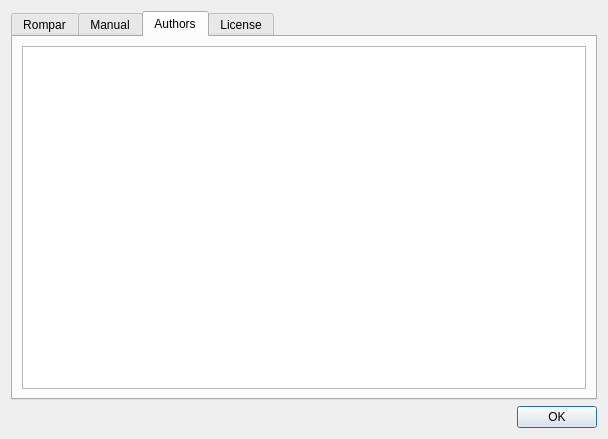
<?xml version="1.0" encoding="UTF-8"?>
<ui version="4.0">
 <class>AboutDialog</class>
 <widget class="QDialog" name="AboutDialog">
  <property name="geometry">
   <rect>
    <x>0</x>
    <y>0</y>
    <width>608</width>
    <height>439</height>
   </rect>
  </property>
  <property name="windowTitle">
   <string>About Rompar</string>
  </property>
  <layout class="QGridLayout" name="gridLayout">
   <item row="0" column="0">
    <widget class="QTabWidget" name="tabWidget">
     <property name="tabPosition">
      <enum>QTabWidget::North</enum>
     </property>
     <property name="tabShape">
      <enum>QTabWidget::Rounded</enum>
     </property>
     <property name="currentIndex">
      <number>2</number>
     </property>
     <widget class="QWidget" name="tabRompar">
      <attribute name="title">
       <string>Rompar</string>
      </attribute>
      <layout class="QVBoxLayout" name="verticalLayout">
       <item>
        <widget class="QTextEdit" name="textEditAbout">
         <property name="undoRedoEnabled">
          <bool>false</bool>
         </property>
         <property name="readOnly">
          <bool>true</bool>
         </property>
         <property name="html">
          <string>&lt;!DOCTYPE HTML PUBLIC &quot;-//W3C//DTD HTML 4.0//EN&quot; &quot;http://www.w3.org/TR/REC-html40/strict.dtd&quot;&gt;
&lt;html&gt;&lt;head&gt;&lt;meta name=&quot;qrichtext&quot; content=&quot;1&quot; /&gt;&lt;style type=&quot;text/css&quot;&gt;
p, li { white-space: pre-wrap; }
&lt;/style&gt;&lt;/head&gt;&lt;body style=&quot; font-family:'Cantarell'; font-size:11pt; font-weight:400; font-style:normal;&quot;&gt;
&lt;p style=&quot; margin-top:0px; margin-bottom:0px; margin-left:0px; margin-right:0px; -qt-block-indent:0; text-indent:0px;&quot;&gt;Content not loaded&lt;/p&gt;&lt;/body&gt;&lt;/html&gt;</string>
         </property>
        </widget>
       </item>
      </layout>
     </widget>
     <widget class="QWidget" name="tabManual">
      <attribute name="title">
       <string>Manual</string>
      </attribute>
      <layout class="QVBoxLayout" name="verticalLayout_2">
       <item>
        <widget class="QTextEdit" name="textEditManual">
         <property name="undoRedoEnabled">
          <bool>false</bool>
         </property>
         <property name="readOnly">
          <bool>true</bool>
         </property>
         <property name="html">
          <string>&lt;!DOCTYPE HTML PUBLIC &quot;-//W3C//DTD HTML 4.0//EN&quot; &quot;http://www.w3.org/TR/REC-html40/strict.dtd&quot;&gt;
&lt;html&gt;&lt;head&gt;&lt;meta name=&quot;qrichtext&quot; content=&quot;1&quot; /&gt;&lt;style type=&quot;text/css&quot;&gt;
p, li { white-space: pre-wrap; }
&lt;/style&gt;&lt;/head&gt;&lt;body style=&quot; font-family:'Cantarell'; font-size:11pt; font-weight:400; font-style:normal;&quot;&gt;
&lt;p style=&quot; margin-top:0px; margin-bottom:0px; margin-left:0px; margin-right:0px; -qt-block-indent:0; text-indent:0px;&quot;&gt;Content not loaded&lt;/p&gt;&lt;/body&gt;&lt;/html&gt;</string>
         </property>
        </widget>
       </item>
      </layout>
     </widget>
     <widget class="QWidget" name="tabAuthors">
      <attribute name="title">
       <string>Authors</string>
      </attribute>
      <layout class="QVBoxLayout" name="verticalLayout_4">
       <item>
        <widget class="QTextEdit" name="textEditAuthors"/>
       </item>
      </layout>
     </widget>
     <widget class="QWidget" name="tabLicense">
      <attribute name="title">
       <string>License</string>
      </attribute>
      <layout class="QVBoxLayout" name="verticalLayout_3">
       <item>
        <widget class="QTextEdit" name="textEditLicense">
         <property name="undoRedoEnabled">
          <bool>false</bool>
         </property>
         <property name="readOnly">
          <bool>true</bool>
         </property>
         <property name="html">
          <string>&lt;!DOCTYPE HTML PUBLIC &quot;-//W3C//DTD HTML 4.0//EN&quot; &quot;http://www.w3.org/TR/REC-html40/strict.dtd&quot;&gt;
&lt;html&gt;&lt;head&gt;&lt;meta name=&quot;qrichtext&quot; content=&quot;1&quot; /&gt;&lt;style type=&quot;text/css&quot;&gt;
p, li { white-space: pre-wrap; }
&lt;/style&gt;&lt;/head&gt;&lt;body style=&quot; font-family:'Cantarell'; font-size:11pt; font-weight:400; font-style:normal;&quot;&gt;
&lt;p style=&quot; margin-top:0px; margin-bottom:0px; margin-left:0px; margin-right:0px; -qt-block-indent:0; text-indent:0px;&quot;&gt;Content not loaded&lt;/p&gt;&lt;/body&gt;&lt;/html&gt;</string>
         </property>
        </widget>
       </item>
      </layout>
     </widget>
    </widget>
   </item>
   <item row="1" column="0">
    <widget class="QDialogButtonBox" name="buttonBox">
     <property name="orientation">
      <enum>Qt::Horizontal</enum>
     </property>
     <property name="standardButtons">
      <set>QDialogButtonBox::Ok</set>
     </property>
    </widget>
   </item>
  </layout>
 </widget>
 <resources/>
 <connections>
  <connection>
   <sender>buttonBox</sender>
   <signal>accepted()</signal>
   <receiver>AboutDialog</receiver>
   <slot>accept()</slot>
   <hints>
    <hint type="sourcelabel">
     <x>248</x>
     <y>254</y>
    </hint>
    <hint type="destinationlabel">
     <x>157</x>
     <y>274</y>
    </hint>
   </hints>
  </connection>
  <connection>
   <sender>buttonBox</sender>
   <signal>rejected()</signal>
   <receiver>AboutDialog</receiver>
   <slot>reject()</slot>
   <hints>
    <hint type="sourcelabel">
     <x>316</x>
     <y>260</y>
    </hint>
    <hint type="destinationlabel">
     <x>286</x>
     <y>274</y>
    </hint>
   </hints>
  </connection>
 </connections>
</ui>
